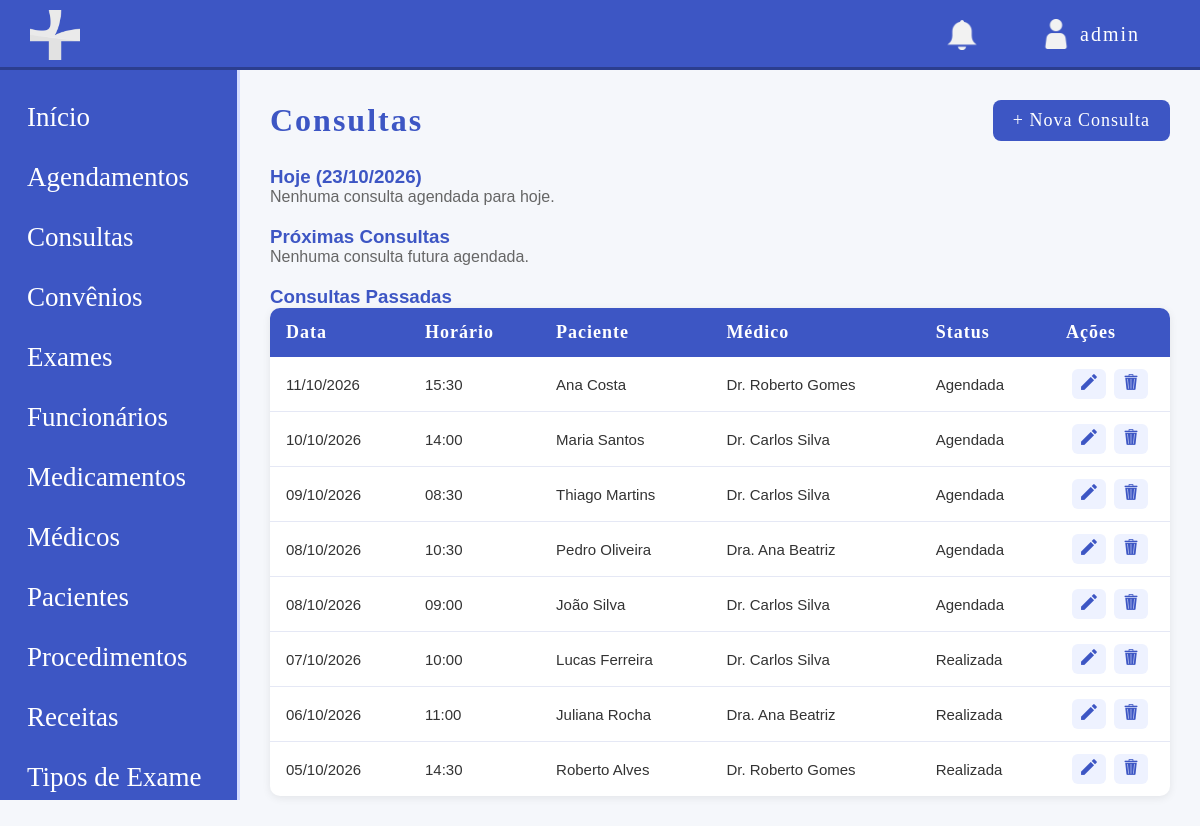
Screenshot of /modulos/consultas/listar_consulta.php (signed in) with the database file from the repository.
### tables this page shows
CREATE TABLE consulta (
    id INT UNSIGNED NOT NULL AUTO_INCREMENT,
    id_medico INT UNSIGNED NOT NULL,
    id_paciente INT UNSIGNED NOT NULL,
    valor DECIMAL(10,2) DEFAULT NULL,
    pagamento_status ENUM('PENDENTE', 'PAGO', 'PARCIAL', 'CANCELADO') NOT NULL DEFAULT 'PENDENTE',
    pagamento_forma ENUM('DINHEIRO', 'PIX', 'CARTAO', 'CONVENIO') DEFAULT NULL,
    data_consulta DATE NOT NULL,
    horario TIME NOT NULL,
    prioridade ENUM('Urgente', 'Agendada', 'Preferencial', 'Espontânea') NOT NULL,
    diagnostico TEXT,
    status ENUM('Agendada', 'Realizada', 'Cancelada') NOT NULL,
    observacoes TEXT,
    data_registro TIMESTAMP DEFAULT CURRENT_TIMESTAMP,
    PRIMARY KEY (id),
    UNIQUE KEY Consulta_Medico (id_medico, data_consulta, horario),
    KEY FK_consulta_paciente (id_paciente),
    CONSTRAINT FK_consulta_medico FOREIGN KEY (id_medico) REFERENCES medico (id),
    CONSTRAINT FK_consulta_paciente FOREIGN KEY (id_paciente) REFERENCES paciente (id)
);

CREATE TABLE paciente (
    id INT UNSIGNED NOT NULL AUTO_INCREMENT,
    id_convenio INT UNSIGNED DEFAULT NULL,
    nome VARCHAR(50) NOT NULL,
    email VARCHAR(100) NOT NULL,
    cpf CHAR(14) NOT NULL,
    rg VARCHAR(20) NOT NULL,
    data_nascimento DATE NOT NULL,
    telefone VARCHAR(20) NOT NULL,
    cep CHAR(9) NOT NULL,
    estado VARCHAR(50) NOT NULL,
    cidade VARCHAR(50) NOT NULL,
    bairro VARCHAR(50) NOT NULL,
    rua VARCHAR(200) NOT NULL,
    numero VARCHAR(15) NOT NULL,
    numero_convenio VARCHAR(30) DEFAULT NULL,
    condicoes_especiais TEXT,
    status ENUM('ATIVO', 'INATIVO') NOT NULL DEFAULT 'ATIVO',
    data_registro TIMESTAMP DEFAULT CURRENT_TIMESTAMP,
    PRIMARY KEY (id),
    UNIQUE KEY cpf (cpf),
    UNIQUE KEY rg (rg),
    KEY fk_paciente_convenio (id_convenio),
    CONSTRAINT fk_paciente_convenio FOREIGN KEY (id_convenio) REFERENCES convenio (id)
);

CREATE TABLE medico (
    id INT UNSIGNED NOT NULL AUTO_INCREMENT,
    nome VARCHAR(50) NOT NULL,
    email VARCHAR(100) NOT NULL,
    crm VARCHAR(20) NOT NULL,
    especialidade VARCHAR(50) DEFAULT NULL,
    cpf CHAR(14) NOT NULL,
    rg VARCHAR(20) NOT NULL,
    data_nascimento DATE NOT NULL,
    telefone VARCHAR(20) NOT NULL,
    cep CHAR(9) NOT NULL,
    estado VARCHAR(50) NOT NULL,
    cidade VARCHAR(50) NOT NULL,
    bairro VARCHAR(50) NOT NULL,
    rua VARCHAR(200) NOT NULL,
    numero VARCHAR(15) NOT NULL,
    salario DECIMAL(10,2) NOT NULL,
    status ENUM('ATIVO', 'INATIVO') NOT NULL DEFAULT 'ATIVO',
    data_registro TIMESTAMP DEFAULT CURRENT_TIMESTAMP,
    PRIMARY KEY (id),
    UNIQUE KEY CRMS (crm),
    UNIQUE KEY cpf (cpf),
    UNIQUE KEY rg (rg)
);

### modulos/consultas/listar_consulta.php (the view, shortened to what this page needs)
<?php
require '../../config/conexao.php';
$base = '/site-clinicamedica';
$hoje = date('Y-m-d');
$sql_hoje = "SELECT c.*, p.nome AS nome_paciente, m.nome AS nome_medico
             FROM consulta c
             JOIN paciente p ON c.id_paciente = p.id
             JOIN medico m ON c.id_medico = m.id
             WHERE c.data_consulta = ?
             ORDER BY c.horario ASC";
$sql_futuras = "SELECT c.*, p.nome AS nome_paciente, m.nome AS nome_medico
                FROM consulta c
                JOIN paciente p ON c.id_paciente = p.id
                JOIN medico m ON c.id_medico = m.id
                WHERE c.data_consulta > ?
                ORDER BY c.data_consulta ASC, c.horario ASC";
$sql_passadas = "SELECT c.*, p.nome AS nome_paciente, m.nome AS nome_medico
                 FROM consulta c
                 JOIN paciente p ON c.id_paciente = p.id
                 JOIN medico m ON c.id_medico = m.id
                 WHERE c.data_consulta < ?
                 ORDER BY c.data_consulta DESC, c.horario DESC";
$stmt_hoje = $pdo->prepare($sql_hoje);
$stmt_hoje->execute([$hoje]);
$consultas_hoje = $stmt_hoje->fetchAll();
$stmt_futuras = $pdo->prepare($sql_futuras);
$stmt_futuras->execute([$hoje]);
$consultas_futuras = $stmt_futuras->fetchAll();
$stmt_passadas = $pdo->prepare($sql_passadas);
$stmt_passadas->execute([$hoje]);
$consultas_passadas = $stmt_passadas->fetchAll();
?>
<!DOCTYPE html>
<html lang="pt-br">
<head>
    <link rel="stylesheet" href="<?php echo $base; ?>/css/style.css">
</head>
<body class="dashbody">
    <?php include '../../includes/header.php'; ?>
    <div class="layout">
        <?php include '../../includes/sidebar.php'; ?>
        <main class="main">
            <div class="pagina-topo">
                <h1>Consultas</h1>
                <a href="cadastrar_consulta.php" class="btn-novo">+ Nova Consulta</a>
            </div>
            <h3 class="form-secao">Hoje (<?php echo date('d/m/Y'); ?>)</h3>
            <?php if (count($consultas_hoje) === 0): ?>
                <p style="color: #666; margin-bottom: 20px;">Nenhuma consulta agendada para hoje.</p>
            <?php endif; ?>
            <h3 class="form-secao">Próximas Consultas</h3>
            <?php if (count($consultas_futuras) === 0): ?>
                <p style="color: #666; margin-bottom: 20px;">Nenhuma consulta futura agendada.</p>
            <?php endif; ?>
            <h3 class="form-secao">Consultas Passadas</h3>
            <?php if (count($consultas_passadas) === 0): ?>
                <p style="color: #666;">Nenhuma consulta no histórico.</p>
            <?php else: ?>
                <table class="tabela">
                    <thead>
                        <tr>
                            <th>Data</th>
                            <th>Horário</th>
                            <th>Paciente</th>
                            <th>Médico</th>
                            <th>Status</th>
                            <th style="width: 120px;">Ações</th>
                        </tr>
                    </thead>
                    <tbody>
                        <?php foreach ($consultas_passadas as $c): ?>
                            <tr class="<?php echo $c['status'] === 'Cancelada' ? 'linha-inativa' : ''; ?>">
                                <td><?php echo date('d/m/Y', strtotime($c['data_consulta'])); ?></td>
                                <td><?php echo substr($c['horario'], 0, 5); ?></td>
                                <td><?php echo htmlspecialchars($c['nome_paciente']); ?></td>
                                <td><?php echo htmlspecialchars($c['nome_medico']); ?></td>
                                <td><?php echo htmlspecialchars($c['status']); ?></td>
                                <td class="acoes">
                                    <a href="editar_consulta.php?id=<?php echo $c['id']; ?>" class="btn-acao" title="Editar">
                                        <img src="../../img/editar_icon.png" class="iconeacao" alt="Editar">
                                    </a>
                                    <a href="excluir_consulta.php?id=<?php echo $c['id']; ?>"
                                       class="btn-acao btn-excluir"
                                       title="Excluir"
                                       onclick="return confirm('Tem certeza que deseja excluir esta consulta?');">
                                        <img src="../../img/excluir_icon.png" class="iconeacao" alt="Excluir">
                                    </a>
                                </td>
                            </tr>
                        <?php endforeach; ?>
                    </tbody>
                </table>
            <?php endif; ?>
        </main>
    </div>
</body>
</html>

### css/style.css (style rules this page uses)
* { margin: 0; padding: 0; box-sizing: border-box; }
body { font-family: Arial, sans-serif; background-color: #f5f7fb; color: #3d56c4; }
.layout { display: flex; }
.main { margin-left: 240px; padding: 100px 30px 30px; width: calc(100% - 240px); min-height: 100vh; }
.pagina-topo { display: flex; justify-content: space-between; align-items: center; margin-bottom: 25px; }
.pagina-topo h1 { font-family: 'Coolvetica'; font-size: 32px; color: #3d56c4; letter-spacing: 2px; }
.btn-novo { background-color: #3d56c4; color: white; text-decoration: none; padding: 10px 20px; border-radius: 8px; font-family: 'Coolvetica'; font-size: 18px; letter-spacing: 1px; transition: 0.2s; }
.tabela { width: 100%; border-collapse: collapse; background-color: white; border-radius: 10px; overflow: hidden; box-shadow: 0 2px 8px rgba(0,0,0,0.08); }
.tabela thead { background-color: #3d56c4; }
.tabela th { color: white; font-family: 'Coolvetica'; font-size: 18px; letter-spacing: 1px; padding: 14px 16px; text-align: left; }
.tabela td { padding: 12px 16px; border-bottom: 1px solid #e5e8f5; color: #333; font-size: 15px; }
.tabela tbody tr:last-child td { border-bottom: none; }
.acoes { text-align: center; white-space: nowrap; }
.btn-acao { display: inline-block; padding: 5px 9px; margin: 0 2px; border-radius: 6px; text-decoration: none; font-size: 16px; background-color: #eef2ff; transition: 0.2s; }
.iconeacao { width: 16px; height: 16px; }

### rows the page displays
consulta: data_consulta "11/10/2026", horario "15:30", id_paciente.nome "Ana Costa", id_medico.nome "Dr. Roberto Gomes", status "Agendada"
consulta: data_consulta "10/10/2026", horario "14:00", id_paciente.nome "Maria Santos", id_medico.nome "Dr. Carlos Silva", status "Agendada"
consulta: data_consulta "09/10/2026", horario "08:30", id_paciente.nome "Thiago Martins", id_medico.nome "Dr. Carlos Silva", status "Agendada"
consulta: data_consulta "08/10/2026", horario "10:30", id_paciente.nome "Pedro Oliveira", id_medico.nome "Dra. Ana Beatriz", status "Agendada"
consulta: data_consulta "08/10/2026", horario "09:00", id_paciente.nome "João Silva", id_medico.nome "Dr. Carlos Silva", status "Agendada"
consulta: data_consulta "07/10/2026", horario "10:00", id_paciente.nome "Lucas Ferreira", id_medico.nome "Dr. Carlos Silva", status "Realizada"
consulta: data_consulta "06/10/2026", horario "11:00", id_paciente.nome "Juliana Rocha", id_medico.nome "Dra. Ana Beatriz", status "Realizada"
consulta: data_consulta "05/10/2026", horario "14:30", id_paciente.nome "Roberto Alves", id_medico.nome "Dr. Roberto Gomes", status "Realizada"

### other values shown
$nome_usuario "admin"
